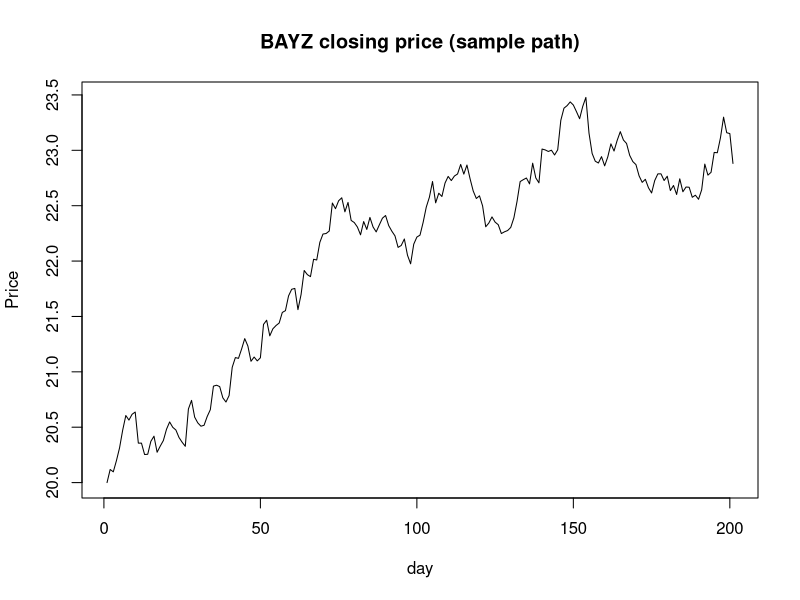

Write the R code that produced this figure.
# Monte Carlo Simulations
# Goal: simply model problem & randomly simulate it til you get an answer

# Integration Simulation 
# integrating across probability density function 
browseURL("https://www.wolframalpha.com/input/?i=integral(PDF(NormalDistribution(1,10),x),3,6)") #0.112203

runs <- 100000 # How many times to run 
sims <- rnorm(runs, mean=1, sd=10) # simulations sampled from random normal with mean of 1 and sd of 10 
sims
mc.integral <- sum(sims >=3 & sims <= 6)/runs # integration from 3 to 6 divided by runs # 0.11175

 
# Approximating Binomial Distribution 

# hundred thousand runs 
runs <- 100000

# simulate single round of toss 10 coins 
# function that returns true if number of heads > 3 
one.trial <- function() {
  sum(sample(c(0,1),10,replace=T)) > 3
}

# repeate trial for runs
mc.binom <- sum(replicate(runs,one.trial()))/runs
mc.binom # 0.82872 

# Predicting the Stock Market 
# BAYZ trading $20/per share - data for 200 days 
days <- 200

changes <- rnorm(200, mean=1.001, sd=0.005)

# plot - type = "letter l" 
plot(cumprod(c(20,changes)),type = 'l', ylab='Price', xlab='day', main='BAYZ closing price (sample path)')


# Clean up 
rm(list = ls())
dev.off()
